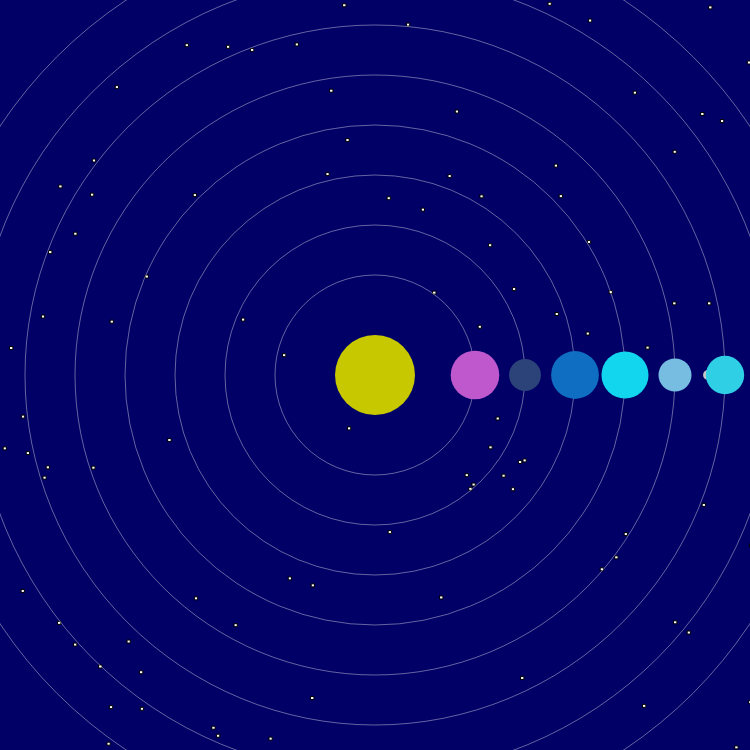
Frame 1 (no input)
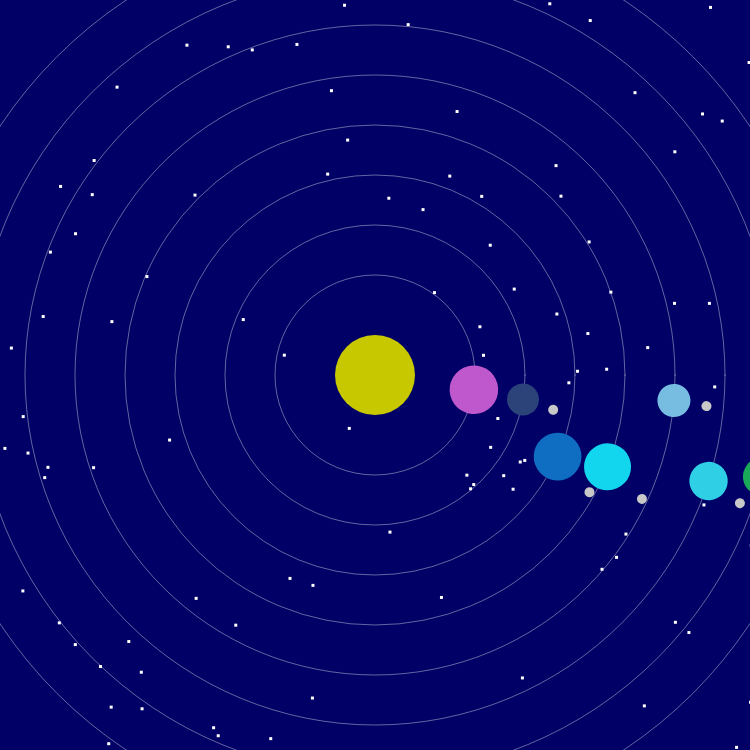
Frame 60 (no input)
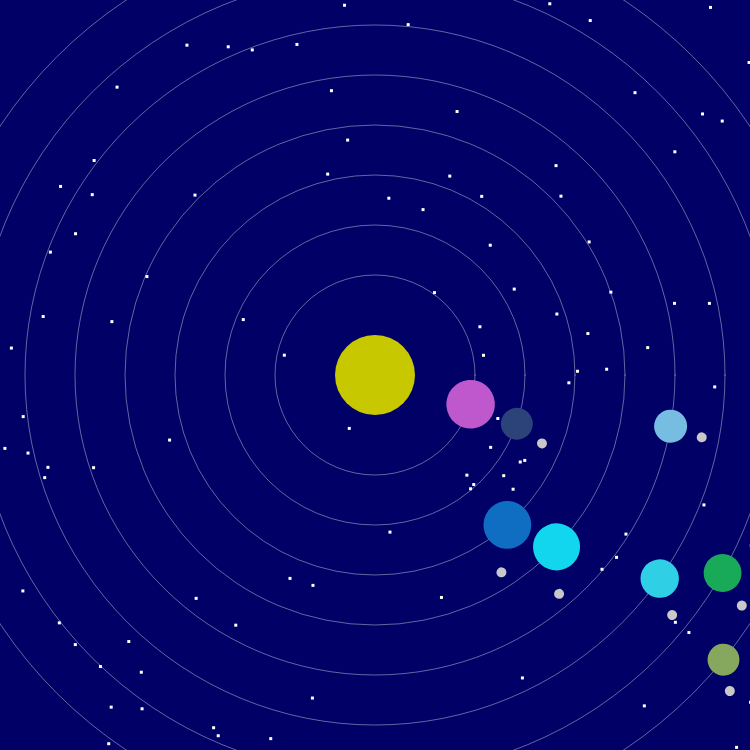
Frame 120 (the mouse pressed at the canvas centre since frame 60)

The p5.js sketch that drew these frames (run headless with seeded random() and noise() and a simulated clock; from frame 60 on, the mouse is pressed at the canvas centre):

// p5.js sketch
// ── sketch.js
let planeta = [];
let x = [];
let y = [];
function setup() {
  createCanvas(750, 750);
  for(let i=0; i<8; i++){
    planeta[i] = new Planeta(100+(50*i), 0, random(20,60),0,random(0.1, 1), color(random(255), random(255), random(255)));
  }
  
  for(let i=0; i<100; i++){
    x[i]= random(width);
    y[i]= random(height);
  }
}

function draw() {
  background(0, 0, 102);
  
  for(let i=0; i<100; i++){
    fill(255);
    rect(x[i], y[i], 3,3);
  }
  
  noStroke();
  fill(200,200,0);
  circle(375,375,80);
  
  for(let i=0; i<8; i++){
    noFill();
    stroke(255,100);
    circle(375,375,200+(100*i));
    
    noStroke();
    planeta[i].dibuja();
    planeta[i].rota();
  }
}

class Planeta {
  constructor(x, y, t, rot, vel, c) {
    //nombre especifico
    this.x = x;
    this.y = y;
    this.t = t;
    this.rot = rot;
    this.vel = vel;
    this.c = c;
  }
  dibuja() {
    push();
    translate(width/2, height/2)
    rotate(radians(this.rot))
    
    push()
    translate(this.x,0);
    rotate(radians(this.rot));
    fill(200);
    circle(this.t,0,10);
    pop();
    
    fill(this.c);
    circle(this.x,0, this.t);
    pop();
  }
  
  rota(){
    this.rot += this.vel/2;
  }
}
